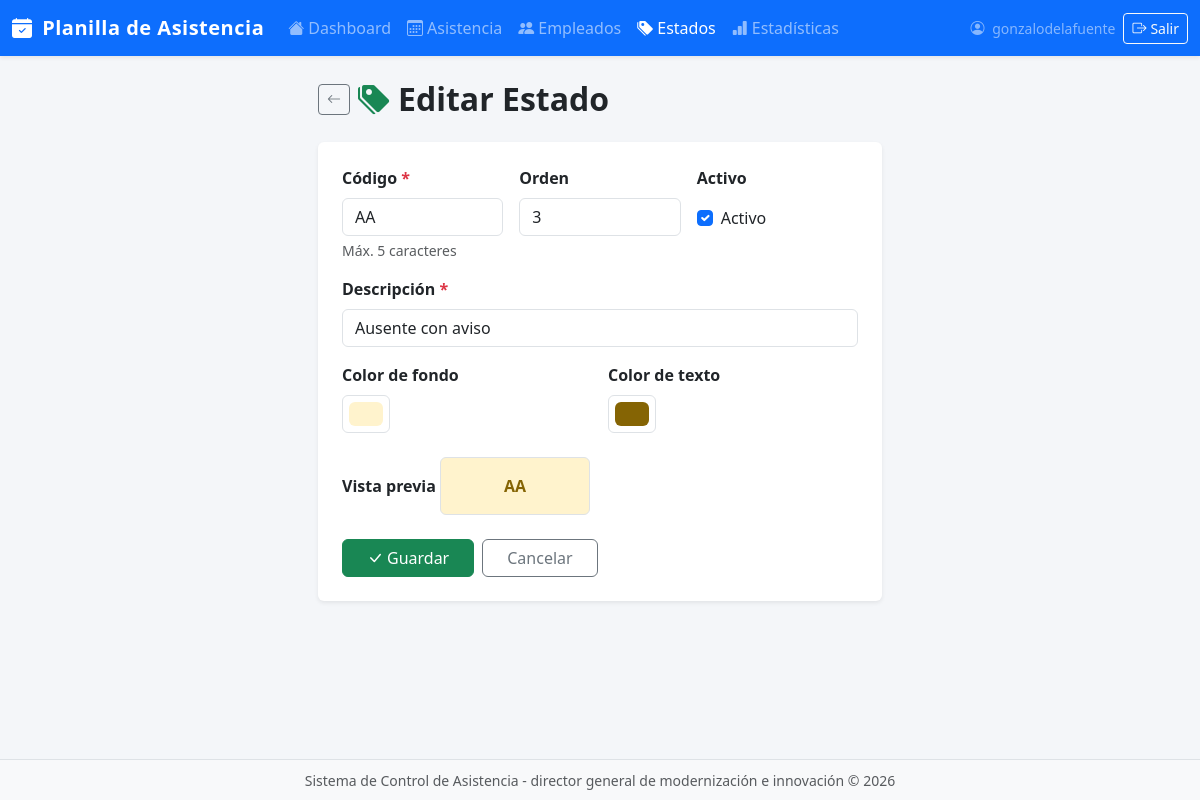
The page /estados/3/editar/ (signed in) on the database its author committed.
### app/asistencia/models.py (models this page shows, shortened)
class EstadoAsistencia(models.Model):
    codigo = models.CharField(max_length=5, unique=True)
    descripcion = models.CharField(max_length=100)
    color_fondo = models.CharField(max_length=7, default="#FFFFFF")
    color_texto = models.CharField(max_length=7, default="#000000")
    orden = models.PositiveIntegerField(default=0)
    activo = models.BooleanField(default=True)
    created_at = models.DateTimeField(auto_now_add=True)
    updated_at = models.DateTimeField(auto_now=True)
    class Meta:
        ordering = ['orden', 'codigo']
        verbose_name = "Estado de Asistencia"
        verbose_name_plural = "Estados de Asistencia"

### app/asistencia/views.py (the view)
# urls.py: path('estados/<int:pk>/editar/', views.estados_editar, name='estados_editar'),
@login_required
def estados_editar(request, pk):
    estado = get_object_or_404(EstadoAsistencia, pk=pk)
    if request.method == 'POST':
        form = EstadoAsistenciaForm(request.POST, instance=estado)
        if form.is_valid():
            form.save()
            messages.success(request, 'Estado actualizado exitosamente.')
            return redirect('estados_lista')
    else:
        form = EstadoAsistenciaForm(instance=estado)
    return render(request, 'asistencia/estados/form.html', {
        'form': form,
        'titulo': 'Editar Estado',
        'estado': estado,
    })

### app/asistencia/forms.py
class EstadoAsistenciaForm(forms.ModelForm):
    class Meta:
        model = EstadoAsistencia
        fields = ['codigo', 'descripcion', 'color_fondo', 'color_texto', 'orden', 'activo']
        widgets = {
            'codigo': forms.TextInput(attrs={'class': 'form-control', 'placeholder': 'Ej: P, TA, AS'}),
            'descripcion': forms.TextInput(attrs={'class': 'form-control', 'placeholder': 'Ej: Presente'}),
            'color_fondo': forms.TextInput(attrs={'type': 'color', 'class': 'form-control form-control-color'}),
            'color_texto': forms.TextInput(attrs={'type': 'color', 'class': 'form-control form-control-color'}),
            'orden': forms.NumberInput(attrs={'class': 'form-control', 'min': 0}),
            'activo': forms.CheckboxInput(attrs={'class': 'form-check-input'}),
        }
        labels = {
            'codigo': 'Código',
            'descripcion': 'Descripción',
            'color_fondo': 'Color de fondo',
            'color_texto': 'Color de texto',
            'orden': 'Orden',
            'activo': 'Activo',
        }

### app/asistencia/templates/asistencia/estados/form.html (shortened to what this page needs)
{% extends 'asistencia/base.html' %}
{% block content %}
<div class="row justify-content-center">
  <div class="col-12 col-md-8 col-lg-6">
    <div class="d-flex align-items-center gap-2 mb-4">
      <a href="{% url 'estados_lista' %}" class="btn btn-sm btn-outline-secondary">
        <i class="bi bi-arrow-left"></i>
      </a>
      <h2 class="fw-bold mb-0">
        <i class="bi bi-tags-fill me-2 text-success"></i>{{ titulo }}
      </h2>
    </div>
    <div class="card border-0 shadow-sm">
      <div class="card-body p-4">
        <form method="post" novalidate>
          <div class="row g-3 mb-3">
            <div class="col-4">
              <label for="{{ form.codigo.id_for_label }}" class="form-label fw-semibold">
                Código <span class="text-danger">*</span>
              </label>
              {{ form.codigo }}
              <div class="form-text">Máx. 5 caracteres</div>
            </div>
            <div class="col-4">
              <label for="{{ form.orden.id_for_label }}" class="form-label fw-semibold">Orden</label>
              {{ form.orden }}
            </div>
            <div class="col-4 d-flex flex-column">
              <label class="form-label fw-semibold">Activo</label>
              <div class="form-check mt-2">
                {{ form.activo }}
                <label class="form-check-label" for="{{ form.activo.id_for_label }}">Activo</label>
              </div>
            </div>
          </div>
          <div class="mb-3">
            <label for="{{ form.descripcion.id_for_label }}" class="form-label fw-semibold">
              Descripción <span class="text-danger">*</span>
            </label>
            {{ form.descripcion }}
          </div>
          <div class="row g-3 mb-4">
            <div class="col-6">
              <label for="{{ form.color_fondo.id_for_label }}" class="form-label fw-semibold">
                Color de fondo
              </label>
              <div class="d-flex align-items-center gap-2">
                {{ form.color_fondo }}
              </div>
            </div>
            <div class="col-6">
              <label for="{{ form.color_texto.id_for_label }}" class="form-label fw-semibold">
                Color de texto
              </label>
              <div class="d-flex align-items-center gap-2">
                {{ form.color_texto }}
              </div>
            </div>
          </div>
          <div class="mb-4">
            <label class="form-label fw-semibold">Vista previa</label>
            <div class="p-3 rounded border" id="preview-box" style="font-weight: 600; font-size: 1rem; display: inline-block; min-width: 150px; text-align: center;">
            </div>
          </div>
          <div class="d-flex gap-2">
            <button type="submit" class="btn btn-success px-4">
              <i class="bi bi-check-lg me-1"></i>Guardar
            </button>
            <a href="{% url 'estados_lista' %}" class="btn btn-outline-secondary px-4">
              Cancelar
            </a>
          </div>
        </form>
      </div>
    </div>
  </div>
</div>
{% endblock %}

### app/asistencia/templates/asistencia/base.html (shortened to what this page needs)
<!DOCTYPE html>
<html lang="es">
<head>
  <link href="https://cdn.jsdelivr.net/npm/bootstrap@5.3.3/dist/css/bootstrap.min.css" rel="stylesheet" />
  <link href="https://cdn.jsdelivr.net/npm/bootstrap-icons@1.11.3/font/bootstrap-icons.css" rel="stylesheet" />
</head>
<body>
<nav class="navbar navbar-expand-lg navbar-dark bg-primary shadow-sm">
  <div class="container-fluid">
    <a class="navbar-brand" href="{% url 'dashboard' %}">
      <i class="bi bi-calendar-check-fill me-1"></i> Planilla de Asistencia
    </a>
    <div class="collapse navbar-collapse" id="mainNav">
      <ul class="navbar-nav me-auto mb-2 mb-lg-0">
        <li class="nav-item">
          <a class="nav-link {% if request.resolver_match.url_name == 'dashboard' %}active{% endif %}"
             href="{% url 'dashboard' %}">
            <i class="bi bi-house-fill me-1"></i>Dashboard
          </a>
        </li>
        <li class="nav-item">
          <a class="nav-link {% if 'asistencia' in request.resolver_match.url_name %}active{% endif %}"
             href="{% url 'asistencia' %}">
            <i class="bi bi-calendar3 me-1"></i>Asistencia
          </a>
        </li>
        <li class="nav-item">
          <a class="nav-link {% if 'empleados' in request.resolver_match.url_name %}active{% endif %}"
             href="{% url 'empleados_lista' %}">
            <i class="bi bi-people-fill me-1"></i>Empleados
          </a>
        </li>
        <li class="nav-item">
          <a class="nav-link {% if 'estados' in request.resolver_match.url_name %}active{% endif %}"
             href="{% url 'estados_lista' %}">
            <i class="bi bi-tags-fill me-1"></i>Estados
          </a>
        </li>
        <li class="nav-item">
          <a class="nav-link {% if request.resolver_match.url_name == 'estadisticas' %}active{% endif %}"
             href="{% url 'estadisticas' %}">
            <i class="bi bi-bar-chart-fill me-1"></i>Estadísticas
          </a>
        </li>
      </ul>
      {% if user.is_authenticated %}
      <div class="d-flex align-items-center gap-2 ms-auto">
        <span class="navbar-text text-white-50 small d-none d-md-inline">
          <i class="bi bi-person-circle me-1"></i> {{ user.username }}
        </span>
        <form method="post" action="{% url 'logout' %}" class="d-inline m-0">
          <button type="submit" class="btn btn-sm btn-outline-light">
            <i class="bi bi-box-arrow-right me-1"></i>Salir
          </button>
        </form>
      </div>
      {% endif %}
    </div>
  </div>
</nav>
<main class="container-fluid py-4 px-4">
  {% block content %}{% endblock %}
</main>
<footer class="bg-light border-top text-center text-muted py-2">
  <small>Sistema de Control de Asistencia - director general de modernización e innovación  &copy; {% now "Y" %}</small>
</footer>
</body>
</html>

### app/asistencia/templates/asistencia/base.html (style rules this page uses)
body { background-color: #f4f6f9; min-height: 100vh; display: flex; flex-direction: column; }
main { flex: 1; }
.navbar-brand { font-weight: 700; letter-spacing: 0.5px; }

### rows shown on the page
EstadoAsistencia: codigo "AA", orden "3", activo "☑", descripcion "Ausente con aviso", color_fondo "#fff3cd", color_texto "#856404"

### other values the page prints
{{ user.username }} "gonzalodelafuente"
{{ titulo }} "Editar Estado"
